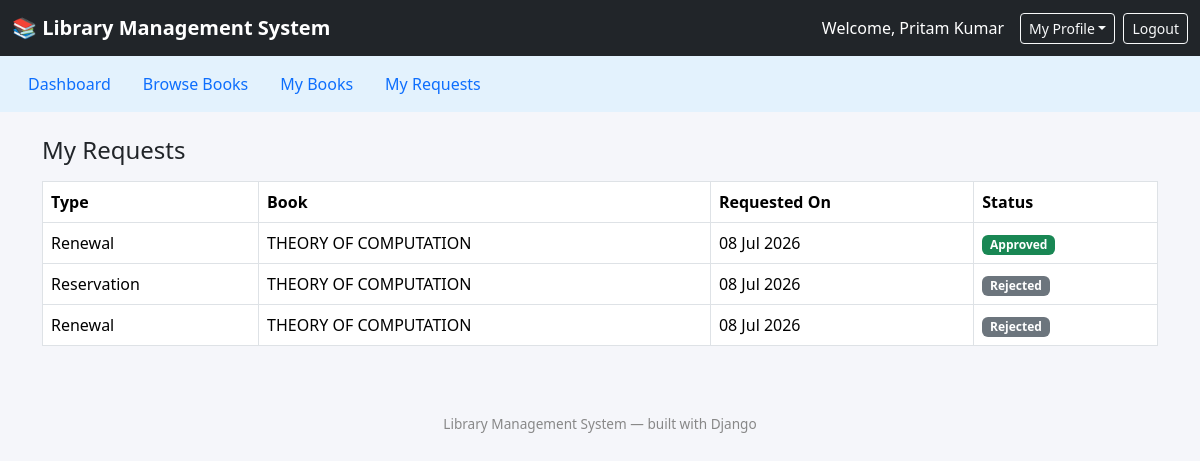
/my-requests/ (signed in), run on the app's committed database.
### library/models.py (models this page shows, shortened)
class BookRequest(models.Model):
    RESERVATION = "reservation"
    RENEWAL = "renewal"
    REQUEST_TYPES = (
        (RESERVATION, "Reservation"),
        (RENEWAL, "Renewal"),
    )
    PENDING, APPROVED, REJECTED = "pending", "approved", "rejected"
    STATUS_CHOICES = (
        (PENDING, "Pending"),
        (APPROVED, "Approved"),
        (REJECTED, "Rejected"),
    )
    request_type = models.CharField(max_length=20, choices=REQUEST_TYPES)
    student = models.ForeignKey(User, on_delete=models.CASCADE, related_name="book_requests")
    book = models.ForeignKey(Book, on_delete=models.CASCADE, related_name="requests")
    issued_book = models.ForeignKey(IssuedBook, on_delete=models.CASCADE, null=True, blank=True, related_name="renewal_requests")
    status = models.CharField(max_length=20, choices=STATUS_CHOICES, default=PENDING)
    requested_at = models.DateTimeField(default=timezone.now)
    resolved_at = models.DateTimeField(null=True, blank=True)

class Book(models.Model):
    name = models.CharField(max_length=250)
    author = models.ForeignKey(Author, on_delete=models.CASCADE, related_name="books")
    category = models.ForeignKey(Category, on_delete=models.CASCADE, related_name="books")
    book_no = models.CharField(max_length=50, unique=True, help_text="Accession / book number (like ISBN)")
    price = models.DecimalField(max_digits=8, decimal_places=2, default=0)
    copies_available = models.PositiveIntegerField(default=1)
    cover = models.ImageField(upload_to="book_covers/", blank=True, null=True)
    pdf_file = models.FileField(upload_to="book_pdfs/", blank=True, null=True, help_text="Upload the PDF file of the book")

### library/views.py (the view)
# urls.py: path("my-requests/", views.my_requests, name="my_requests"),
@login_required
def my_requests(request):
    reqs = BookRequest.objects.filter(student=request.user).select_related("book").order_by("-requested_at")
    return render(request, "library/my_requests.html", {"requests": reqs})

### library/templates/library/my_requests.html (shortened to what this page needs)
{% extends "library/base.html" %}
{% block content %}
<h4 class="mb-3">My Requests</h4>
<table class="table table-bordered bg-white">
    <thead><tr><th>Type</th><th>Book</th><th>Requested On</th><th>Status</th></tr></thead>
    <tbody>
    {% for r in requests %}
        <tr>
            <td>{{ r.get_request_type_display }}</td>
            <td>{{ r.book.name }}</td>
            <td>{{ r.requested_at|date:"d M Y" }}</td>
            <td>
                {% if r.status == "pending" %}<span class="badge bg-warning text-dark">Pending</span>
                {% elif r.status == "approved" %}<span class="badge bg-success">Approved</span>
                {% else %}<span class="badge bg-secondary">Rejected</span>{% endif %}
            </td>
        </tr>
    {% empty %}
        <tr><td colspan="4" class="text-center">You haven't made any requests yet.</td></tr>
    {% endfor %}
    </tbody>
</table>
{% endblock %}

### library/templates/library/base.html (shortened to what this page needs)
{% load static %}
<!DOCTYPE html>
<html lang="en">
<head>
    <link rel="stylesheet" href="https://cdn.jsdelivr.net/npm/bootstrap@5.3.3/dist/css/bootstrap.min.css">
</head>
<body>
<nav class="navbar navbar-expand-lg navbar-dark bg-dark">
    <div class="container-fluid">
        <a class="navbar-brand" href="{% if user.is_authenticated %}{% if user.is_staff %}{% url 'admin_dashboard' %}{% else %}{% url 'user_dashboard' %}{% endif %}{% else %}{% url 'index' %}{% endif %}">📚 Library Management System</a>
        <div class="d-flex align-items-center">
            {% if user.is_authenticated %}
                <span class="text-white me-3">Welcome, {{ user.first_name|default:user.username }}</span>
                <div class="dropdown me-2">
                    <a class="btn btn-outline-light btn-sm dropdown-toggle" href="#" role="button" data-bs-toggle="dropdown">My Profile</a>
                </div>
                <a class="btn btn-outline-light btn-sm" href="{% url 'logout' %}">Logout</a>
            {% else %}
                <a class="btn btn-outline-light btn-sm me-2" href="{% url 'index' %}">User Login</a>
                <a class="btn btn-outline-light btn-sm me-2" href="{% url 'admin_login' %}">Admin Login</a>
                <a class="btn btn-light btn-sm" href="{% url 'signup' %}">Signup</a>
            {% endif %}
        </div>
    </div>
</nav>
{% if user.is_authenticated and user.is_staff %}
<nav class="navbar navbar-expand-lg navbar-light" style="background:#e3f2fd">
    <div class="container-fluid">
        <ul class="nav">
            <li class="nav-item"><a class="nav-link" href="{% url 'admin_dashboard' %}">Dashboard</a></li>
            <li class="nav-item dropdown">
                <a class="nav-link dropdown-toggle" href="#" data-bs-toggle="dropdown">Books</a>
                <ul class="dropdown-menu">
                    <li><a class="dropdown-item" href="{% url 'add_book' %}">Add New Book</a></li>
                    <li><a class="dropdown-item" href="{% url 'manage_books' %}">Manage Books</a></li>
                </ul>
            </li>
            <li class="nav-item dropdown">
                <a class="nav-link dropdown-toggle" href="#" data-bs-toggle="dropdown">Category</a>
                <ul class="dropdown-menu">
                    <li><a class="dropdown-item" href="{% url 'add_category' %}">Add New Category</a></li>
                    <li><a class="dropdown-item" href="{% url 'manage_categories' %}">Manage Category</a></li>
                </ul>
            </li>
            <li class="nav-item dropdown">
                <a class="nav-link dropdown-toggle" href="#" data-bs-toggle="dropdown">Authors</a>
                <ul class="dropdown-menu">
                    <li><a class="dropdown-item" href="{% url 'add_author' %}">Add New Author</a></li>
                    <li><a class="dropdown-item" href="{% url 'manage_authors' %}">Manage Author</a></li>
                </ul>
            </li>
            <li class="nav-item"><a class="nav-link" href="{% url 'issue_book' %}">Issue Book</a></li>
            <li class="nav-item"><a class="nav-link text-danger" href="{% url 'defaulter_list' %}">Defaulters</a></li>
            <li class="nav-item"><a class="nav-link" href="{% url 'manage_requests' %}">Requests</a></li>
            <li class="nav-item"><a class="nav-link" href="{% url 'registered_users' %}">Registered Users</a></li>
        </ul>
    </div>
</nav>
{% elif user.is_authenticated %}
<nav class="navbar navbar-expand-lg navbar-light" style="background:#e3f2fd">
    <div class="container-fluid">
        <ul class="nav">
            <li class="nav-item"><a class="nav-link" href="{% url 'user_dashboard' %}">Dashboard</a></li>
            <li class="nav-item"><a class="nav-link" href="{% url 'search_books' %}">Browse Books</a></li>
            <li class="nav-item"><a class="nav-link" href="{% url 'view_issued_books' %}">My Books</a></li>
            <li class="nav-item"><a class="nav-link" href="{% url 'my_requests' %}">My Requests</a></li>
        </ul>
    </div>
</nav>
{% endif %}
<div class="container mt-4 mb-5">
    {% block content %}{% endblock %}
</div>
<footer>Library Management System &mdash; built with Django</footer>
</body>
</html>

### library/templates/library/base.html (style rules this page uses)
body { background: #f5f6fa; }
.navbar-brand { font-weight: 600; }
footer { color: #888; font-size: .85rem; padding: 20px 0; text-align: center; }

### data on the page
BookRequest: request_type "Renewal", book.name "THEORY OF COMPUTATION", requested_at "08 Jul 2026", status "Approved"
BookRequest: request_type "Reservation", book.name "THEORY OF COMPUTATION", requested_at "08 Jul 2026", status "Rejected"
BookRequest: request_type "Renewal", book.name "THEORY OF COMPUTATION", requested_at "08 Jul 2026", status "Rejected"

### other printed values
{{ user.first_name|default:user.username }} "Pritam Kumar"
